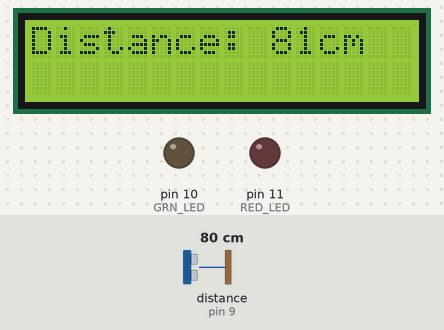
A sketch run on a simulated Arduino Uno, built with avr-gcc and run on an emulated ATmega328P. On the bench: 16×2 character LCD, output pins drawn as LEDs (lit = HIGH). The test bench sets the inputs (shaded band); at power-on: distance to the obstacle (sensor on pin 9) 80 cm. The echo pulse lasts 58.3 µs per cm; what the sketch prints to the serial monitor is not drawn.

Above: at 1.2 s.
1.3 s: distance to the obstacle (sensor on pin 9) set to 23 cm
At 2.1 s:
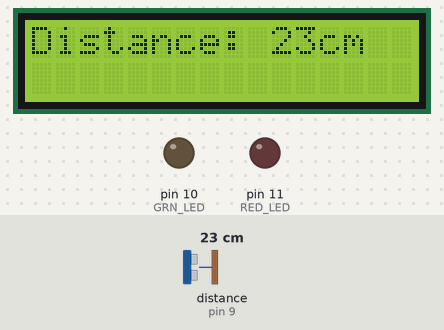
2.9 s: distance to the obstacle (sensor on pin 9) set to 18 cm
At 4.3 s:
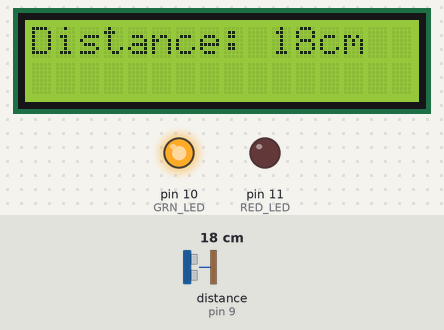
4.6 s: distance to the obstacle (sensor on pin 9) set to 120 cm
At 5.2 s:
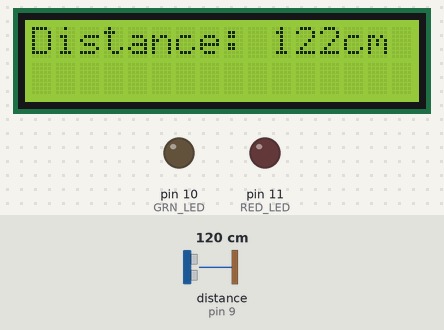
7.6 s: distance to the obstacle (sensor on pin 9) set to 2 cm
At 8.4 s:
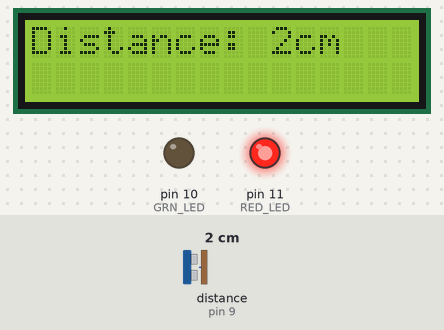
Timing chart, 0 to 10.2 s (numbered marks = the images above; inputs shaded):
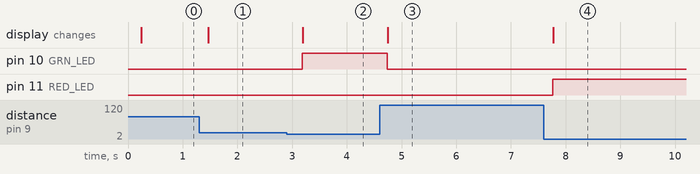

Measured:
- the behaviour switches between 21 and 20 cm on distance to the obstacle (sensor on pin 9) (found by bisection; images 1 and 2)
- after the input at 1.3 s, the display: changes after 0.17 s (image 1)
- after the input at 2.9 s, pin 10 (GRN_LED): LOW → HIGH after 0.29 s; the display: changes after 0.29 s (image 2)
- after the input at 4.6 s, pin 10 (GRN_LED): HIGH → LOW after 0.14 s; the display: changes after 0.15 s (image 3)
- after the input at 7.6 s, pin 11 (RED_LED): LOW → HIGH after 0.17 s; the display: changes after 0.17 s (image 4)

The sketch:

HC-SR04.ino
```cpp
#include <LiquidCrystal.h>
#include <NewPing.h>
#include <DHT.h>

#define TRIGGER_PIN  8
#define ECHO_PIN     9
#define MAX_DISTANCE 200
#define GRN_LED      10
#define RED_LED      11

NewPing sonar(TRIGGER_PIN, ECHO_PIN, MAX_DISTANCE);

LiquidCrystal lcd(2, 3, 4, 5, 6, 7);

void setup() {
  lcd.begin(16, 2);
  pinMode(GRN_LED, OUTPUT);
  pinMode(RED_LED, OUTPUT);
  Serial.begin(9600);
}

void loop() {
  delay(50);
  int uS = sonar.ping_median();
  int cm = uS / US_ROUNDTRIP_CM;

  if (cm <= 8) {
    digitalWrite(GRN_LED, LOW);
    digitalWrite(RED_LED, HIGH);
  } else if (cm <= 20) {
    digitalWrite(GRN_LED, HIGH);
    digitalWrite(RED_LED, LOW);
  } else {
    digitalWrite(GRN_LED, LOW);
    digitalWrite(RED_LED, LOW);
  }

  Serial.print("Distance: ");
  Serial.print(cm);
  Serial.println("cm");

  lcd.clear();
  lcd.setCursor(0, 0);
  lcd.print("Distance: ");
  lcd.print(cm);
  lcd.print("cm");
}
```
